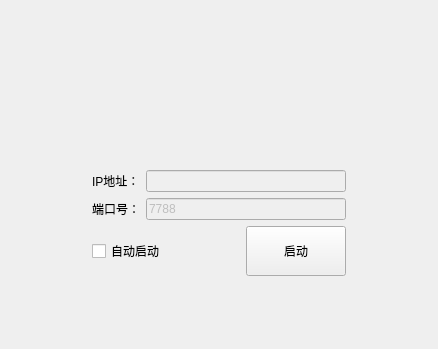
      <widget class="QWidget" name="tab_connect">
       <attribute name="title">
        <string>连接设置</string>
       </attribute>
       <layout class="QGridLayout" name="gridLayout_2">
        <item row="0" column="1">
         <spacer name="verticalSpacer_2">
          <property name="orientation">
           <enum>Qt::Vertical</enum>
          </property>
          <property name="sizeType">
           <enum>QSizePolicy::Fixed</enum>
          </property>
          <property name="sizeHint" stdset="0">
           <size>
            <width>20</width>
            <height>60</height>
           </size>
          </property>
         </spacer>
        </item>
        <item row="1" column="0">
         <spacer name="horizontalSpacer">
          <property name="orientation">
           <enum>Qt::Horizontal</enum>
          </property>
          <property name="sizeHint" stdset="0">
           <size>
            <width>81</width>
            <height>20</height>
           </size>
          </property>
         </spacer>
        </item>
        <item row="1" column="1">
         <layout class="QVBoxLayout" name="verticalLayout_10">
          <item>
           <layout class="QHBoxLayout" name="horizontalLayout_24">
            <item>
             <spacer name="horizontalSpacer_17">
              <property name="orientation">
               <enum>Qt::Horizontal</enum>
              </property>
              <property name="sizeType">
               <enum>QSizePolicy::Fixed</enum>
              </property>
              <property name="sizeHint" stdset="0">
               <size>
                <width>2</width>
                <height>20</height>
               </size>
              </property>
             </spacer>
            </item>
            <item>
             <widget class="QLabel" name="label_pic">
              <property name="minimumSize">
               <size>
                <width>250</width>
                <height>93</height>
               </size>
              </property>
              <property name="maximumSize">
               <size>
                <width>250</width>
                <height>93</height>
               </size>
              </property>
              <property name="styleSheet">
               <string notr="true">background-image: url(:/image/lislinker.png);</string>
              </property>
              <property name="text">
               <string/>
              </property>
             </widget>
            </item>
            <item>
             <spacer name="horizontalSpacer_18">
              <property name="orientation">
               <enum>Qt::Horizontal</enum>
              </property>
              <property name="sizeType">
               <enum>QSizePolicy::Fixed</enum>
              </property>
              <property name="sizeHint" stdset="0">
               <size>
                <width>2</width>
                <height>20</height>
               </size>
              </property>
             </spacer>
            </item>
           </layout>
          </item>
          <item>
           <layout class="QVBoxLayout" name="verticalLayout_2">
            <item>
             <layout class="QVBoxLayout" name="verticalLayout">
              <item>
               <layout class="QHBoxLayout" name="horizontalLayout">
                <item>
                 <widget class="QLabel" name="label_ip">
                  <property name="text">
                   <string>IP地址：</string>
                  </property>
                 </widget>
                </item>
                <item>
                 <widget class="QLineEdit" name="le_server_ip">
                  <property name="enabled">
                   <bool>false</bool>
                  </property>
                  <property name="minimumSize">
                   <size>
                    <width>200</width>
                    <height>0</height>
                   </size>
                  </property>
                  <property name="maximumSize">
                   <size>
                    <width>200</width>
                    <height>16777215</height>
                   </size>
                  </property>
                 </widget>
                </item>
               </layout>
              </item>
              <item>
               <layout class="QHBoxLayout" name="horizontalLayout_2">
                <item>
                 <widget class="QLabel" name="label_port">
                  <property name="text">
                   <string>端口号：</string>
                  </property>
                 </widget>
                </item>
                <item>
                 <widget class="QLineEdit" name="le_server_port">
                  <property name="enabled">
                   <bool>false</bool>
                  </property>
                  <property name="minimumSize">
                   <size>
                    <width>200</width>
                    <height>0</height>
                   </size>
                  </property>
                  <property name="maximumSize">
                   <size>
                    <width>200</width>
                    <height>16777215</height>
                   </size>
                  </property>
                  <property name="text">
                   <string>7788</string>
                  </property>
                 </widget>
                </item>
               </layout>
              </item>
             </layout>
            </item>
            <item>
             <layout class="QHBoxLayout" name="horizontalLayout_3">
              <item>
               <widget class="QCheckBox" name="cbx_auto_start">
                <property name="text">
                 <string>自动启动</string>
                </property>
               </widget>
              </item>
              <item>
               <widget class="QPushButton" name="btn_start">
                <property name="minimumSize">
                 <size>
                  <width>100</width>
                  <height>50</height>
                 </size>
                </property>
                <property name="maximumSize">
                 <size>
                  <width>100</width>
                  <height>100</height>
                 </size>
                </property>
                <property name="text">
                 <string>启动</string>
                </property>
               </widget>
              </item>
             </layout>
            </item>
           </layout>
          </item>
         </layout>
        </item>
        <item row="1" column="2">
         <spacer name="horizontalSpacer_2">
          <property name="orientation">
           <enum>Qt::Horizontal</enum>
          </property>
          <property name="sizeHint" stdset="0">
           <size>
            <width>81</width>
            <height>20</height>
           </size>
          </property>
         </spacer>
        </item>
        <item row="2" column="1">
         <spacer name="verticalSpacer">
          <property name="orientation">
           <enum>Qt::Vertical</enum>
          </property>
          <property name="sizeHint" stdset="0">
           <size>
            <width>20</width>
            <height>62</height>
           </size>
          </property>
         </spacer>
        </item>
       </layout>
      </widget>
